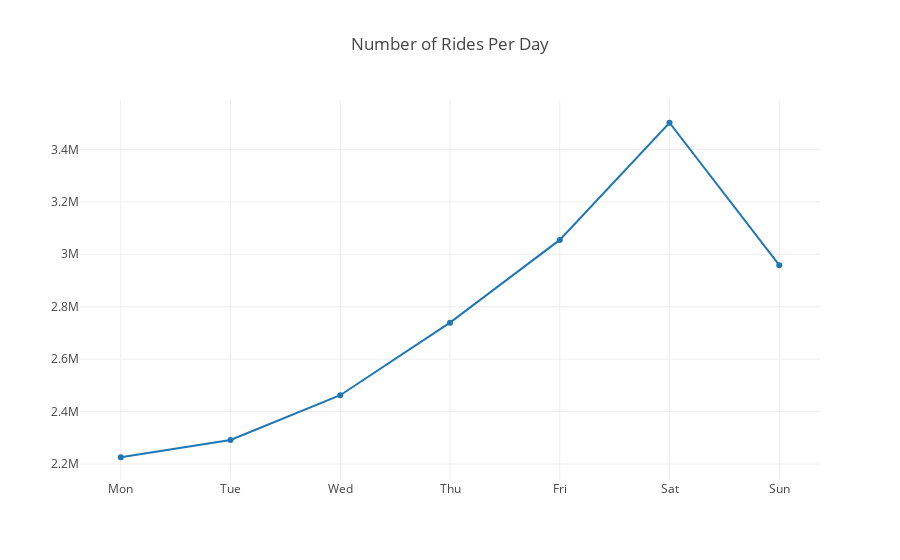

This figure's notebook cell:
### Code cell
from pyspark.sql.functions import dayofweek
from pyspark.sql.functions import date_format
from plotly import __version__
from plotly.offline import download_plotlyjs, init_notebook_mode, plot, iplot
import plotly.graph_objs as go
init_notebook_mode(connected=True)



days_number = [item[0] for item in daycounts]
day_name = [item[1] for item in daycounts]
count = [item[2] for item in daycounts]

rides_byDay = {"days" : day_name, "count": count,"day_number": days_number}
rides_byDay = pd.DataFrame(rides_byDay)
rides_byDay = rides_byDay.sort_values(by = "day_number", ascending  = True)
rides_byDay.head()

data = [
    go.Scatter(
        x=rides_byDay['days'], # assign x as the dataframe column 'x'
        y=rides_byDay['count']
    )
]

layout = go.Layout(title='Number of Rides Per Day')
fig = go.Figure(data=data, layout=layout)

plot(fig, filename='line_daily.html')
iplot(fig, filename='line_daily')

### Figure 1 — Plotly figure (JSON) as saved in the notebook; plotly's stock layout.template omitted (floating-point values rounded to 4 significant figures)
{"data": [{"type": "scatter", "uid": "37a3a56e-e938-11e8-a640-c8d3ffcdad54", "x": ["Mon", "Tue", "Wed", "Thu", "Fri", "Sat", "Sun"], "y": [2225759, 2291605, 2462354, 2739146, 3054902, 3501733, 2958266]}], "layout": {"title": "Number of Rides Per Day"}}
